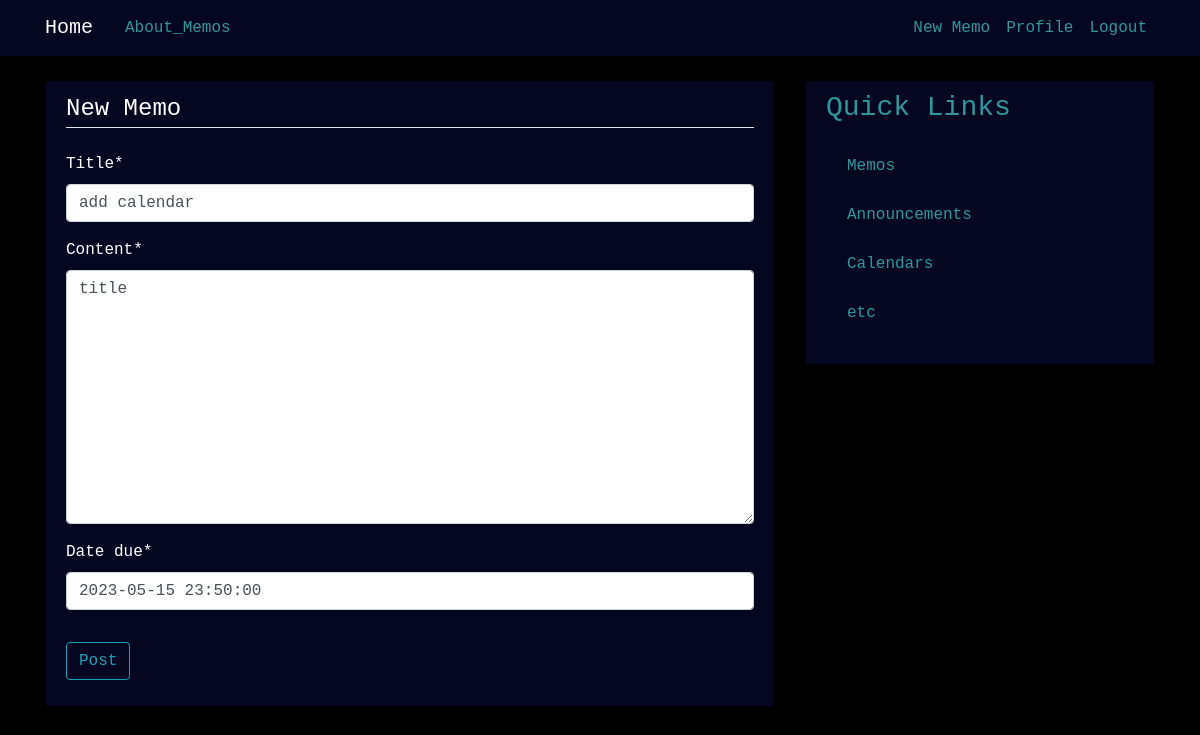
The page /memo/post/11/update/ (signed in) on the database its author committed.
### memo/models.py (models this page shows, shortened)
class Post(models.Model):
    title = models.CharField(max_length=100)
    content = models.TextField()
    date_posted = models.DateTimeField(default=timezone.now)
    date_due = models.DateTimeField()
    author = models.ForeignKey(User, on_delete=models.CASCADE)

### memo/views.py (the view, shortened to what this page needs)
# urls.py: path('post/<int:pk>/update/', PostUpdateView.as_view(), name='post-update'),
class PostUpdateView(LoginRequiredMixin, UserPassesTestMixin, UpdateView):
    model = Post
    fields = ['title', 'content', 'date_due']
    def test_func(self):
        post = self.get_object()
        if self.request.user == post.author or self.request.user.is_superuser:
            return True
        return False

### memo/templates/memo/post_form.html (shortened to what this page needs)
{% extends "memo/base.html" %}
{% load crispy_forms_tags %}
{% block content %}
    <div class="content-section">
        <form method="POST">
            <fieldset class="form-group">
                <legend class="border-bottom mb-4">New Memo</legend>
                {{ form|crispy }}
            </fieldset>
            <div class="form-group">
                <button class="btn btn-outline-info" type="submit">Post</button>
            </div>
        </form>
    </div>
{% endblock content %}

### static/memo/main.css (style rules this page uses)
body { background: #000000; color: #ffffff; margin-top: 5rem; font-family: 'Courier New', Courier, monospace; }
.content-section { background: #050720; padding: 10px 20px; border: 1px solid #000000; border-radius: 3px; margin-bottom: 20px; }

### rows shown on the page
Post: title "add calendar", content "title", date_due "2023-05-15 23:50:00"
